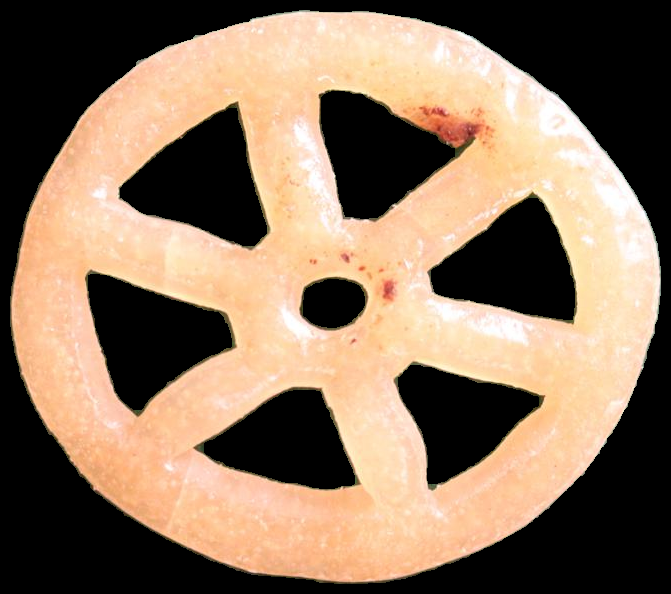
#> input picture output/test_crops/Anomaly_086.png, 671 x 594 px
$ python -i preprocessing.py   (imports and definitions only)
#> lines starting #> are read from the running program, lines starting #| are printed output that depends on the picture; after the words box and inside, x2 and y2 are one past the last pixel; in counts of white or black regions, pixels touching at a corner belong together
import os
import cv2
import numpy as np

# --- KONFIGURATION ---
BASE_DIR = os.path.dirname(os.path.abspath(__file__))
# Wir wollen alle Bilder in data/Images finden (egal ob Normal oder Anomaly)
SEARCH_DIR = os.path.join(BASE_DIR, "data", "Images")
OUTPUT_DIR = os.path.join(BASE_DIR, "output", "test_crops")

# [1 line not run here, left out]

# --- HILFSFUNKTIONEN ---

def load_image_windows_safe(path):
    """ Lädt Bilder auch mit Sonderzeichen im Pfad (Windows-Fix). """
#> called with path = 'output/test_crops/Anomaly_086.png'
    try:
        stream = np.fromfile(path, dtype=np.uint8)
        img = cv2.imdecode(stream, cv2.IMREAD_COLOR)
#> img is the input picture: shape (594, 671, 3); mean B, G, R 94.1, 115.5, 138.8
        return img
    except Exception as e:
        print(f"❌ Ladefehler: {e}")
        return None

def process_image(img_path, show_debug=False):
    """ Schneidet den Keks aus (Hintergrund weg). """
    img = load_image_windows_safe(img_path)
    if img is None: return None

    # 1. Preprocessing (Weichzeichnen + HSV)
    blurred = cv2.GaussianBlur(img, (5, 5), 0)
    hsv = cv2.cvtColor(blurred, cv2.COLOR_BGR2HSV)
#> hsv: shape (594, 671, 3); mean H, S, V 9.4, 48.9, 138.9

    # 2. Maske (Grün entfernen)
    lower_green = np.array([30, 40, 40])
    upper_green = np.array([90, 255, 255])
    mask_green = cv2.inRange(hsv, lower_green, upper_green)
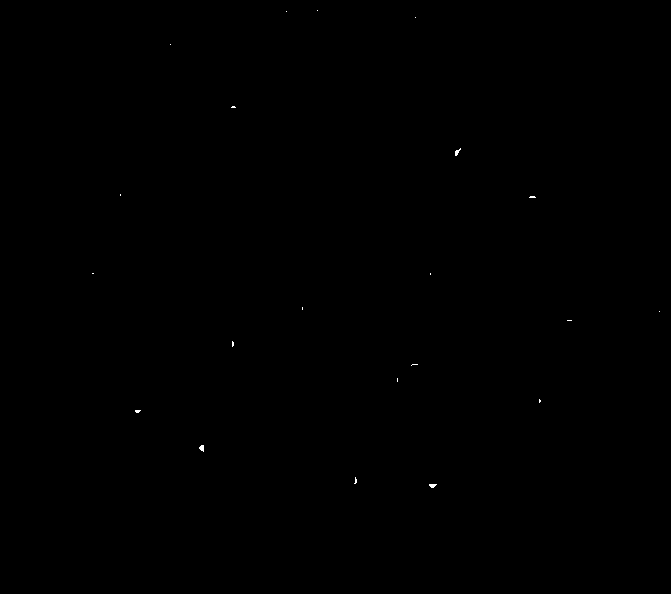
#> mask_green: shape (594, 671); 0.04% white in thin lines or dots, all inside (x1, y1, x2, y2) = (92, 10, 660, 488)
    mask_object = cv2.bitwise_not(mask_green)

    # 3. Aufräumen
    kernel = np.ones((5,5), np.uint8)
    mask_clean = cv2.morphologyEx(mask_object, cv2.MORPH_OPEN, kernel, iterations=2)
    mask_clean = cv2.morphologyEx(mask_clean, cv2.MORPH_CLOSE, kernel, iterations=2)
#> mask_clean: shape (594, 671); every value is 255

    # 4. Crop (Größtes Objekt)
    contours, _ = cv2.findContours(mask_clean, cv2.RETR_EXTERNAL, cv2.CHAIN_APPROX_SIMPLE)
#> contours = [[[0, 0], [0, 593], [670, 593], [670, 0]]]
    if not contours: return None

    c = max(contours, key=cv2.contourArea)
#> c = [[0, 0], [0, 593], [670, 593], [670, 0]]
    if cv2.contourArea(c) < 500: return None # Zu klein (Rauschen)

    x, y, w, h = cv2.boundingRect(c)
#> x = 0; y = 0; w = 671; h = 594

    # Bild maskieren (Schwarzer Hintergrund)
    img_masked = cv2.bitwise_and(img, img, mask=mask_clean)

    # Zuschneiden mit kleinem Rand
    pad = 10
    h_img, w_img = img.shape[:2]
#> h_img = 594; w_img = 671
    y1, y2 = max(0, y - pad), min(h_img, y + h + pad)
#> y1 = 0; y2 = 594
    x1, x2 = max(0, x - pad), min(w_img, x + w + pad)
#> x1 = 0; x2 = 671

    return img_masked[y1:y2, x1:x2]

def process_all_images():
    print(f"🚀 Starte Suche in: {SEARCH_DIR}")

    if not os.path.exists(OUTPUT_DIR):
        os.makedirs(OUTPUT_DIR)
        print(f"📂 Output-Ordner erstellt: {OUTPUT_DIR}")

    image_files = []
    # Rekursiv durchsuchen (findet Normal UND Anomaly)
    for root, dirs, files in os.walk(SEARCH_DIR):
        folder_name = os.path.basename(root) # "Normal" oder "Anomaly"
        for file in files:
            if file.lower().endswith(".jpg"):
                image_files.append((os.path.join(root, file), folder_name))

    total = len(image_files)
    print(f"📦 {total} Bilder gefunden.")

    success = 0
    for i, (path, folder) in enumerate(image_files):
        # Fortschrittsanzeige
        if i % 50 == 0: print(f"   Processing {i}/{total}...")

        crop = process_image(path)

        if crop is not None:
            # Dateiname: "Normal_001.png" oder "Anomaly_050.png"
            orig_name = os.path.splitext(os.path.basename(path))[0]
            save_name = f"{folder}_{orig_name}.png"
            save_path = os.path.join(OUTPUT_DIR, save_name)

            # Speichern (Windows-Safe)
            is_ok, buf = cv2.imencode(".png", crop)
            if is_ok:
                with open(save_path, "wb") as f: f.write(buf)
                success += 1

    print("-" * 30)
    print(f"✅ Fertig! {success} von {total} Bildern gespeichert.")
    print(f"👉 Schau in den Ordner: {OUTPUT_DIR}")

# --- DER STARTKNOPF ---
# [3 lines not run here, left out]

>>> result = process_image('output/test_crops/Anomaly_086.png')
